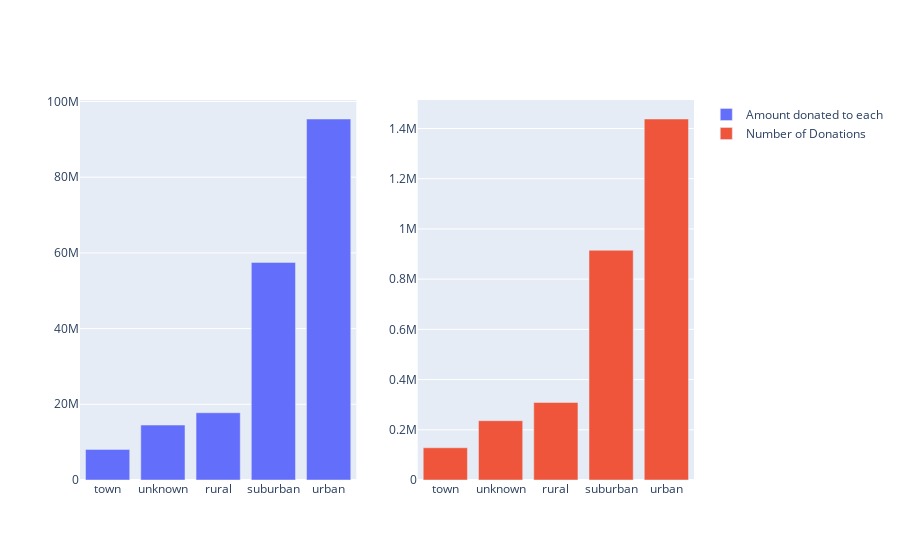

The cell this chart's notebook holds for it:
### Code cell
fig = make_subplots(
    rows=1, cols=2,
    #column_widths=[0.6, 0.4],
    #row_heights=[0.4, 0.6],
    #specs=[[{}, {}]])

)

fig.add_trace(
    go.Bar(x = df_exp['School Metro Type'], y = df_exp['Donation Amount'], name = 'Amount donated to each'),
    row=1, col=1
)
df_exp.sort_values(by=('Donation Amount'), inplace=True)
fig.add_trace(
    go.Bar(x = df_exp['School Metro Type'], y = df_exp['Donor ID'], name = 'Number of Donations'),
    row=1, col=2
)

fig.show()

### Figure 1 — Plotly figure (JSON) as saved in the notebook; plotly's stock layout.template omitted (floating-point values rounded to 4 significant figures)
{"data": [{"name": "Amount donated to each", "type": "bar", "x": ["town", "unknown", "rural", "suburban", "urban"], "xaxis": "x", "y": [8088000.0, 14510000.0, 17760000.0, 57490000.0, 95370000.0], "yaxis": "y"}, {"name": "Number of Donations", "type": "bar", "x": ["town", "unknown", "rural", "suburban", "urban"], "xaxis": "x2", "y": [128368, 236240, 308814, 914964, 1437878], "yaxis": "y2"}], "layout": {"xaxis": {"anchor": "y", "domain": [0, 0.45]}, "xaxis2": {"anchor": "y2", "domain": [0.55, 1]}, "yaxis": {"anchor": "x", "domain": [0, 1]}, "yaxis2": {"anchor": "x2", "domain": [0, 1]}}}
